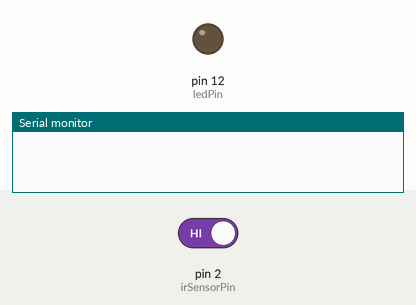
Bench run of a sketch on a simulated Arduino Uno, built with avr-gcc and run on an emulated ATmega328P. On the bench: output pins drawn as LEDs (lit = HIGH), the last lines printed to the serial monitor. Dashed ring = blinking. The inputs (shaded band) are chosen by the test bench; at power-on: pin 2 (irSensorPin) HIGH.

Above: at 1.2 s.
1.3 s: pin 2 (irSensorPin) driven LOW
At 1.7 s:
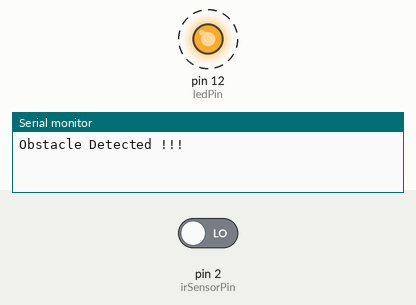
4.3 s: pin 2 (irSensorPin) driven HIGH
At 4.3 s:
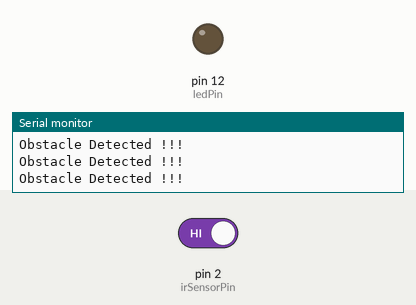
Timing chart, 0 to 7.3 s (numbered marks = the images above; inputs shaded):
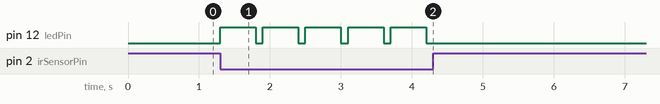

The sketch:

irSensor.ino
```cpp
// Define pin connections
const int irSensorPin = 2;   // Pin connected to the IR sensor
const int ledPin = 12;       // Pin connected to the LED

void setup() {
  // Initialize the IR sensor pin as input
  pinMode(irSensorPin, INPUT);

  // Initialize the LED pin as output
  pinMode(ledPin, OUTPUT);

  Serial.begin(9600);

  // Ensure the LED is off at the start
  digitalWrite(ledPin, LOW);
}

void loop() {
  // Read the IR sensor value
  int irValue = digitalRead(irSensorPin);

  // Check if an obstacle is detected (usually HIGH for detection)
  if (irValue == LOW) {
    // Turn on the LED
    digitalWrite(ledPin, HIGH);
    Serial.println("Obstacle Detected !!!");

    // Wait for 500 milliseconds
    delay(500);

    // Turn off the LED
    digitalWrite(ledPin, LOW);
  }

  // Small delay to avoid rapid toggling
  delay(100);
}
```

Measured:
- after the input at 1.3 s, pin 12 (ledPin): alternates HIGH for 0.50 s and LOW for 0.10 s, starting at once
- after the input at 4.3 s, pin 12 (ledPin): stops changing and stays LOW
